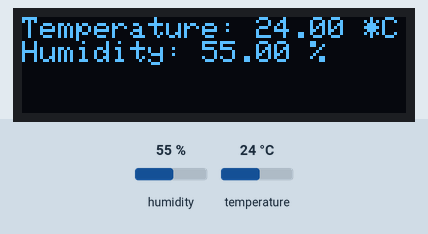
The sketch below on a simulated Arduino Uno, built with avr-gcc and run on an emulated ATmega328P. On the bench: 128×32 one-colour display. The inputs (shaded band) are chosen by the test bench; at power-on: humidity 55 %, temperature 24 °C. The display library's start-up logo is not drawn; what the sketch prints to the serial monitor is not drawn.

Above: at 1.3 s.
1.4 s: humidity set to 22 %
At 2.9 s:
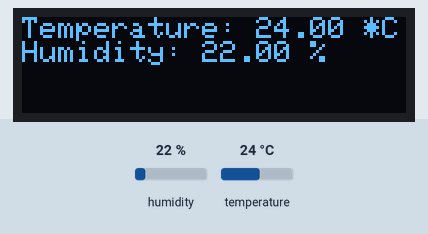
4.2 s: temperature set to 12 °C
At 5.4 s:
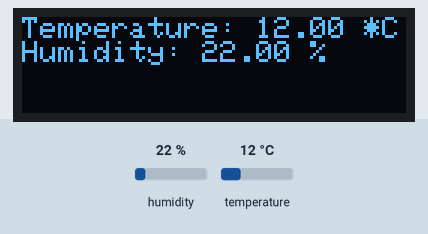
7.0 s: humidity set to 40 %
At 9.2 s:
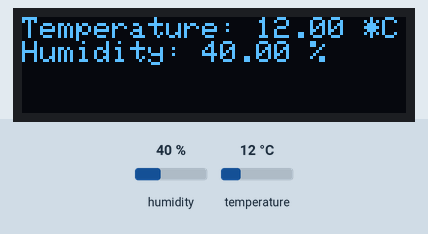
9.9 s: temperature set to 19 °C
At 11.7 s:
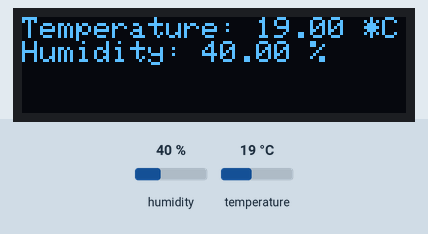
Timing chart, 0 to 13.2 s (numbered marks = the images above; inputs shaded):
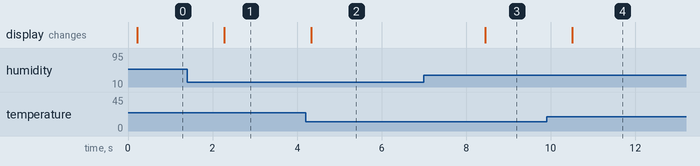

Measured:
- after the input at 1.4 s, the display: changes after 0.88 s (image 1)
- after the input at 4.2 s, the display: changes after 0.14 s (image 2)
- after the input at 7.0 s, the display: changes after 1.5 s (image 3)
- after the input at 9.9 s, the display: changes after 0.61 s (image 4)

The sketch:

HDC100.ino
```cpp
#include <Wire.h>
#include <Adafruit_Sensor.h>
#include "Adafruit_HDC1000.h"
#include <Adafruit_GFX.h>
#include <Adafruit_SSD1306.h>

#define HDC_SDA 4
#define HDC_SCL 5

Adafruit_HDC1000 hdc;

Adafruit_SSD1306 display = Adafruit_SSD1306();

void setup() {
  Serial.begin(9600);
  Serial.println(F("HDC100 test"));


  // initialize with the I2C addr 0x3C (for the 128x32)
  display.begin(SSD1306_SWITCHCAPVCC, 0x3C);
  display.display();
  delay(100);
  display.clearDisplay();
  display.display();
  display.setTextSize(1);
  display.setTextColor(WHITE);

  if (!hdc.begin()) {
    Serial.println("Could not find a valid HDC100 sensor, check wiring!");
    while (1);
  }
}

void loop() {
  display.setCursor(0, 0);
  display.clearDisplay();

  float temperature = hdc.readTemperature();
  float humidity = hdc.readHumidity();

  Serial.print("Temperature = "); Serial.print(temperature); Serial.println(" *C");
  display.print("Temperature: "); display.print(temperature); display.println(" *C");

  Serial.print("Humidity = "); Serial.print(humidity); Serial.println(" %");
  display.print("Humidity: "); display.print(humidity); display.println(" %");

  Serial.println();
  display.display();
  delay(2000);
}
```
